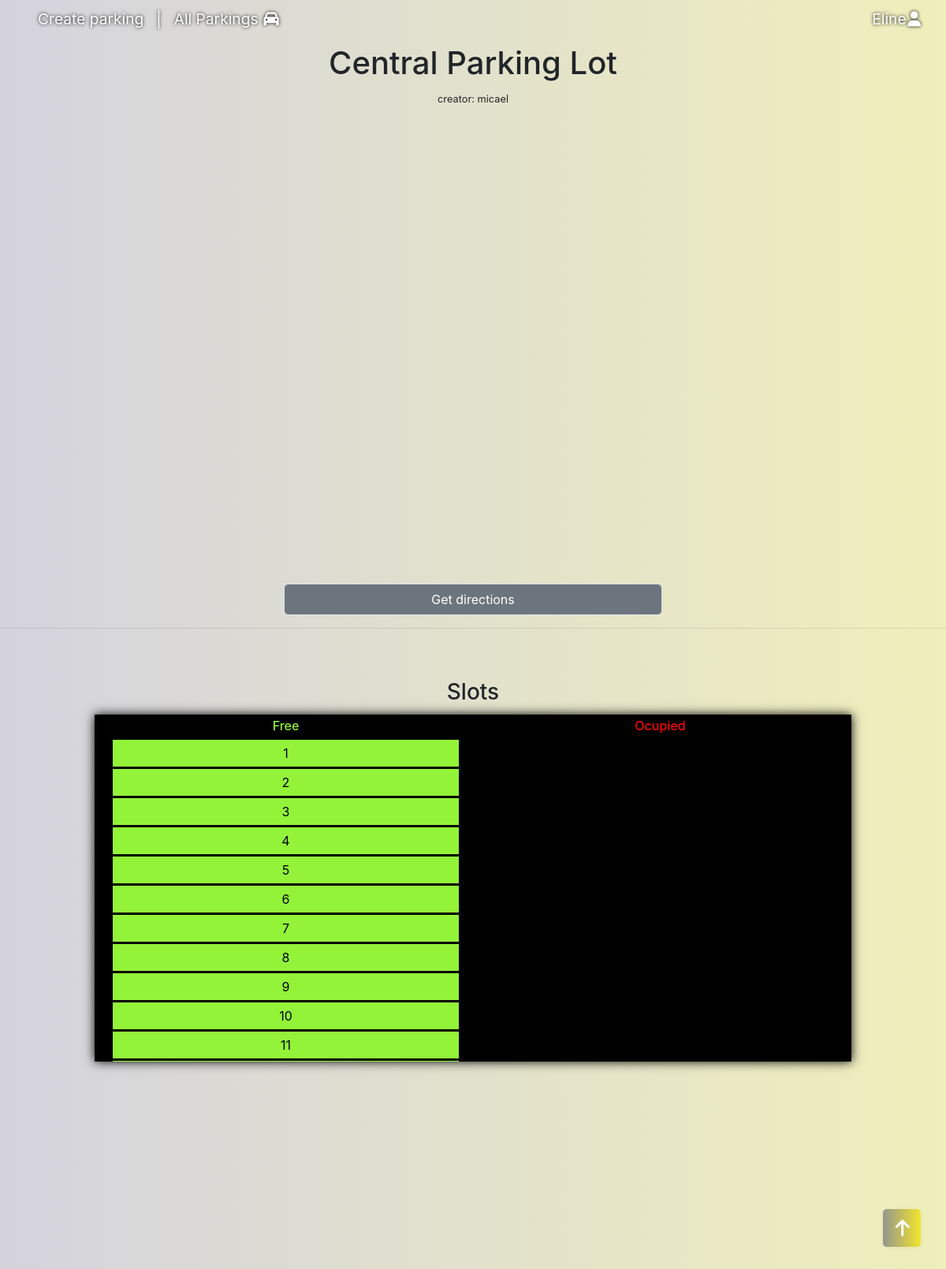
The app's page /parking/6 (signed in), older data.
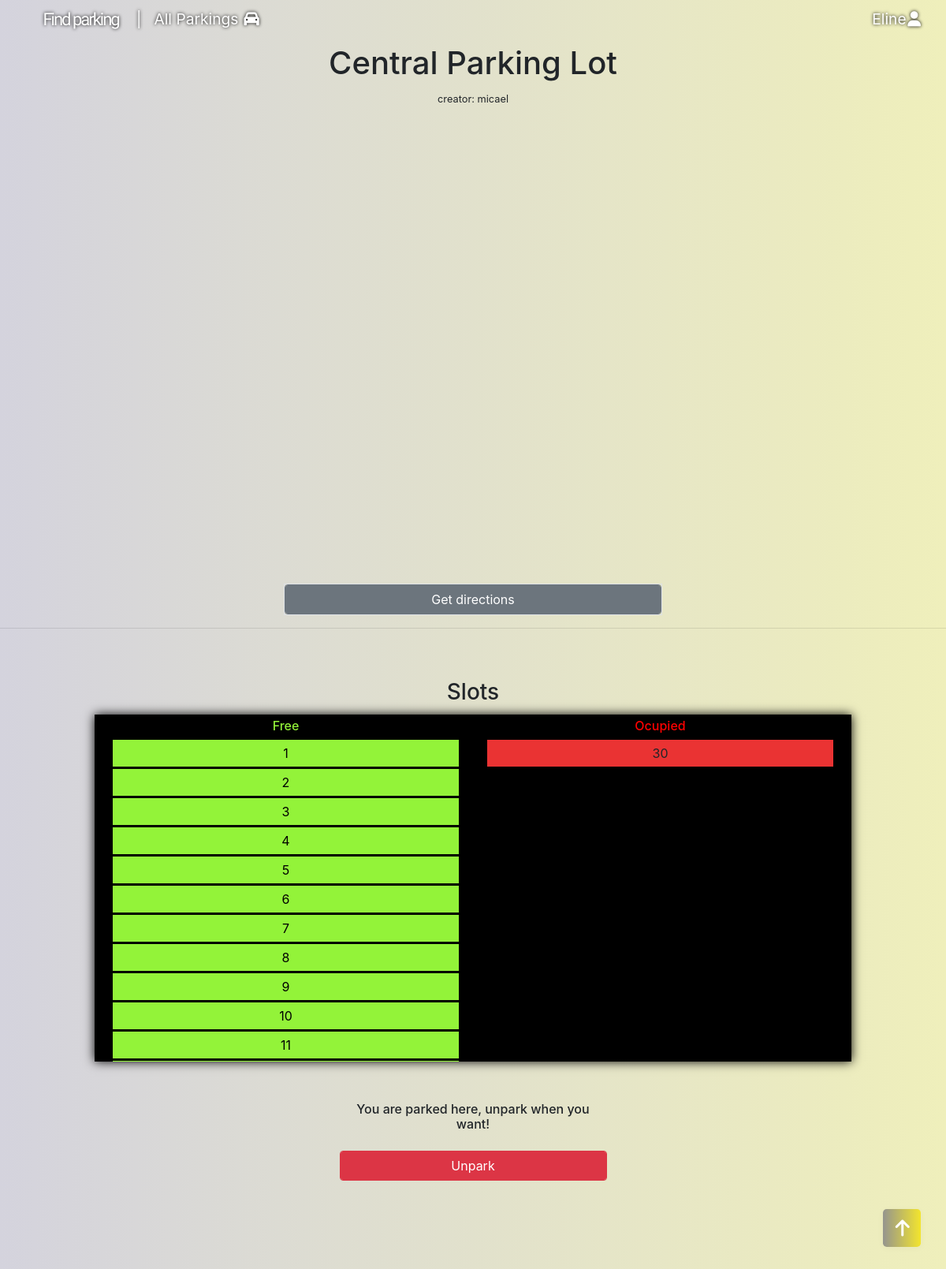
The same page, newer data.
### capstone/models.py (models this page shows, shortened)
class User(AbstractUser):
    pass

class Parking(models.Model):
    title = models.CharField(max_length=140, default="unknown")
    category = models.CharField(max_length=20, choices=categories, default="car")
    img_src = models.FileField(max_length=200, upload_to="static/capstone/img/")
    slots = models.IntegerField(default=0)
    free_slots = models.IntegerField(default=0)
    creator = models.CharField(max_length=140, default="unknown")
    address = models.CharField(max_length=280, default="unknown")

### capstone/views.py (the view)
# urls.py: path('parking/<int:parking_id>', views.parking, name="parking"),
def parking(request, parking_id):
    parking = Parking.objects.get(pk=parking_id)
    slots_n = parking.slots
    free_slots_n = parking.free_slots
    i = 0
    slots = ''
    while i < slots_n:
        slots += 'x'
        i +=1
    free_slots = ''
    l=0
    while l < free_slots_n:
        free_slots += 'x'
        l +=1
    ocupied_slots_n = slots_n - free_slots_n
    ocupied_slots = []
    m = 0
    while m < ocupied_slots_n:
        z = free_slots_n + (m + 1)
        ocupied_slots.append(z)
        m +=1
    parks = Park.objects.filter(user=request.user, parking=parking)
    if len(parks) > 0:
        is_parked = True
    else:
        is_parked = False
    pp = Park.objects.filter(user=request.user)
    if len(pp) > 0:
        is_parked_anywhere = True
        whereParkedID = Park.objects.get(user=request.user).parking.id
    else:
        is_parked_anywhere = False
        whereParkedID = 0
    return render(request, "capstone/parking.html", {
        "parking": parking,
        "slots_n": slots_n,
        "slots": slots,
        "free_slots": free_slots,
        "free_slots_n": free_slots_n,
        "ocupied_slots_n": ocupied_slots_n,
        "ocupied_slots": ocupied_slots,
        "is_parked": is_parked,
        "is_parked_anywhere": is_parked_anywhere,
        "whereParkedID": whereParkedID
    })

### capstone/templates/capstone/parking.html (shortened to what this page needs)
{% extends "capstone/layout.html" %}
{% block head %}
<link rel="stylesheet" href="../../static/capstone/parking.css">
{% endblock %}
{% block body %}
  <nav>
      <ul id="nav">
        {% if user.is_staff == False %}
        <li class="normal">
          <a href="{% url 'index' %}" class="brand ss">Find parking</a>
        </li>
        {% endif %}
        {% if user.is_staff == True %}
        <li class="normal">
          <a href="{% url 'createParking' %}" class="ss">Create parking</a>
        </li>
        {% endif %}
        <li class="normal">|</li>
        <li class="normal">
            <a href="{% url 'allParkings' %}" class="ss">All Parkings <i class="fas fa-car"></i> </a>
          </li>
          {% if user.is_authenticated %}
          <li id="li_profile">
            <a href="{% url 'profile' %}">{{ user.username }}<i class="fas fa-user"></i> </a>
          </li>
          {% else %}
          <li id="li_profile">
            <a href="{% url 'login' %}">login <i class="fas fa-user"></i> </a>
          </li>
          {% endif %}
      </ul>
  </nav>
  <div id="title"><h1>{{parking.title}}</h1> <small>creator: {{parking.creator}}</small></div>
  <section id="map">
  </section>
  <div class="d-flex align-items-center justify-content-center border mt-1" style="width: 40%; margin: 0 auto;">
    <button id="maps-btn" class="btn btn-secondary form-control">Get directions</button>
  </div>
  <hr>
  <section id="slots">
    <div class="row">
      <div class="col-12" id="slots-div">
        <h3>Slots</h3>
        <div id="slotsbox" class="slot row">
          <div class="col-6 slot-part">
          <h6>Free</h6>
          {% for slot in free_slots %}
           <a href="#slots">
               <div id="slot" class="slot slot-free">
                 <span id="forloop.counter">{{ forloop.counter }}</span>
               </div>
            </a>
          {% endfor %}
        </div>
        <div class="col-6 slot-part">
          <h6>Ocupied</h6>
          {% for s in ocupied_slots %}
          <div id="slot" class="slot slot-ocupied">
            <span id="forloop.counter">{{ s }}</span>
          </div>
          {% endfor %}
        </div>
        </div>
      </div>
      {% if is_parked_anywhere %}
        {% if is_parked %}
      <div id="hidden_ocupied" class="col-12 text-center mt-3" style="display: block;">
        <form id="park-form" action="{% url 'unpark' %}" method="POST">
          <h6>You are parked here, unpark  when you want!</h6>
          <button id="park-button" class="btn btn-danger form-control">Unpark</button>
        </form>
      </div>
      {% endif %}
      {% endif %}
    </div>
  </section>
  <a href="#title" id="link-topo">
    <i class="fas fa-arrow-up"></i>
  </a>
{% endblock %}

### capstone/templates/capstone/layout.html (shortened to what this page needs)
{% load static %}
<!DOCTYPE html>
<html lang="en">
<head>
    <link rel="stylesheet" href="https://stackpath.bootstrapcdn.com/bootstrap/4.1.3/css/bootstrap.min.css">
    {% block head %}
    {% endblock %}
</head>
<body>
    {% block body %}
    {% endblock %}
</body>
</html>

### capstone/static/capstone/parking.css (style rules this page uses)
body { background: #EFEFBB; background: -webkit-linear-gradient(to right, #D4D3DD, #EFEFBB); background: linear-gradient(to right, #D4D3DD, #EFEFBB); background-size: cover; }
ul#nav { display: flex; flex-direction: row; align-items: center; justify-content: flex-start; height: 3rem; background: #EFEFBB; background: -webkit-linear-gradient(to right, #D4D3DD, #EFEFBB); background: linear-gradient(to right, #D4D3DD, #EFEFBB); width: 100%; position: fixed; top: 0; z-index: 10; }
ul#nav li.normal { margin: 0 .5rem; list-style: none; }
li#li_profile { list-style: none; margin-left: auto; margin-right: 2rem; }
ul#nav li, ul#nav li a { color: white; font-size: 1.2rem; text-shadow: 0 0 4px black; text-decoration:none; transition: font-size .3s; }
ul#nav li a.brand { font-family: 'Rubik 80s Fade', cursive; font-size: 22px; letter-spacing: -2px; padding:0 .4rem ; margin-bottom: 1rem; list-style:none; }
i { margin-left: .1rem; }
div#title { padding-top: 7vh; text-align: center; }
section#map { width: 100vw; height: 75vh; display: flex; align-items: center; justify-content:center; background-position:fixed; }
section#slots { padding-top: 3rem; height: 100vh; }
section#slots a { color: black; }
#slots-div { display: flex; flex-direction: column; align-items: center; justify-content: center; }
#slotsbox { min-width: 80%; max-width: 80%; height: 80vh; max-height: 55vh; background: black; box-shadow: 0 0 .8rem black; display: flex; flex-direction: row; overflow-x: hidden; overflow-y: auto; }
#hidden, #hidden_ocupied { max-width:30%; margin: 0 auto; }
.slot { text-align: center; padding: 5px; margin: 3px; }
.slot-free { background: #93F339; transition: all .15s; cursor: pointer; }
.slot-ocupied { background: #EA3333; transition: all .15s; cursor: pointer; }
.slot-part:first-child h6 { color: #93F339; }
.slot-part h6 { color: red; }
#park-form { display: flex; flex-direction: column; align-items: center; justify-content: center; margin-top: 2rem; gap: 1rem; }
#link-topo { position: fixed; right:2rem; bottom: 2rem; width: 3rem; height: 3rem; font-size: 1.5rem; background: #EFEFBB; background: -webkit-linear-gradient(to right, #95958E, #F3E52D); background: linear-gradient(to right, #95958E, #F3E52D); display: flex; justify-content: center; align-items: center; color: white; border-radius: .3rem; box-shadow: 0 0.1rem 0.6rem #00000009; transition: all .7s; z-index:98; }

### capstone/templates/capstone/layout.html (style rules this page uses)
html { scroll-behavior: smooth; }

Row changes from the older to the newer data that the page shows:
changed User "Eline": is_staff True → False (drawn)
Text that changed along with them:
text no longer shown: "Create parking"
text now shown: "Find parking You are parked here, unpark when you want! Unpark"
new list line: "30"
